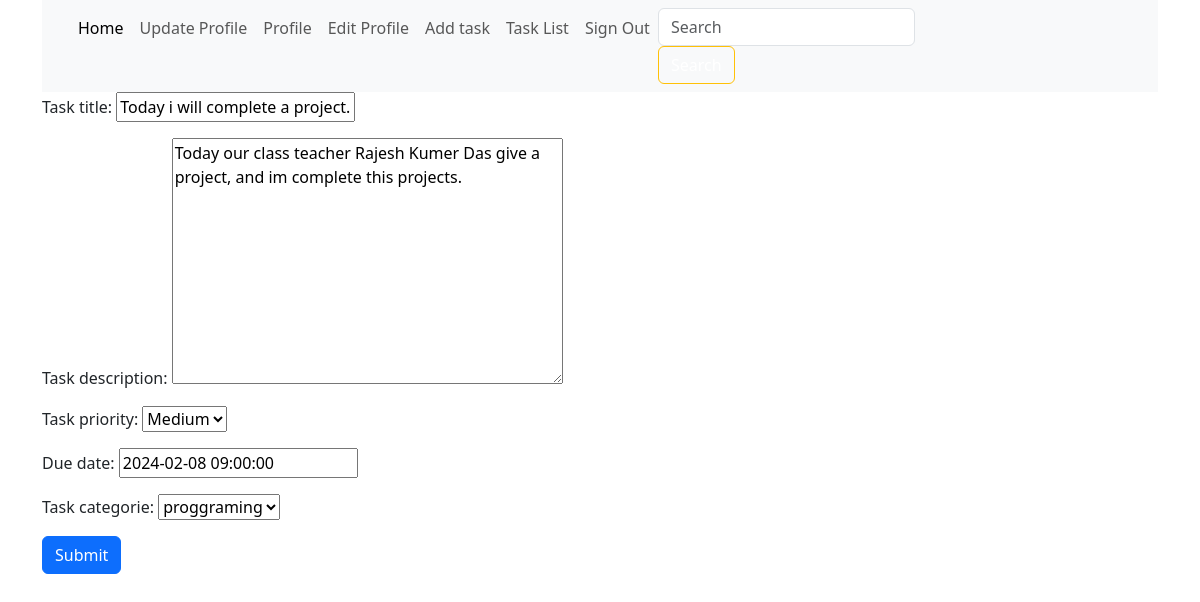
The page /edittask/9 (signed in) on the database its author committed.
### task_app/models.py (models this page shows)
class Add_task(models.Model):
    PRIORITY = [
        ('High', 'High'),
        ('Medium', 'Medium'),
        ('Low', 'Low'),
    ]
    CATEGORIE = [
        ('proggraming', 'proggraming'),
        ('practice', 'practice'),
        ('contest', 'contest'),
    ]
    user = models.ForeignKey(Custom_user, on_delete=models.CASCADE, null=True)
    task_title = models.CharField(max_length=100, null=True)
    task_description = models.TextField()
    task_priority = models.CharField(choices=PRIORITY, max_length=30, null=True)
    due_date = models.DateTimeField(default=timezone.now)
    completion_status = models.BooleanField(default=False)
    task_categorie = models.CharField(choices=CATEGORIE, max_length=30, null=True)

### task_app/views.py (the view)
# urls.py: path('edittask/<str:id>', edittask, name='edittask'),
@login_required
def edittask(request, id):
    task=Add_task.objects.get(id=id)
    if request.method=='POST':
        form=Add_task_form(request.POST,instance=task)
        if form.is_valid():
            co=form.save(commit=False)
            co.user=request.user
            co.save()
            return redirect('tasklist')
    else:
        form=Add_task_form(instance=task)
    return render(request, 'addtask.html', {'form':form})

### task_app/forms.py
class Add_task_form(forms.ModelForm):
    class Meta:
        model = Add_task
        fields = ('__all__')
        exclude = ['user', 'completion_status']

### templates/addtask.html (shortened to what this page needs)
{% extends 'base.html' %}
{% block body_content %}
<div>
  <form method="POST">
    {{form.as_p}}
    <button type="submit" class="btn btn-primary">Submit</button>
  </form>
</div>
{% endblock body_content %}

### rows shown on the page
Add_task: task_title "Today i will complete a project.", task_description "Today our class teacher Rajesh Kumer Das give a project, and im complete this projects.", task_priority "Medium", due_date "2024-02-08 09:00:00", task_categorie "proggraming"
